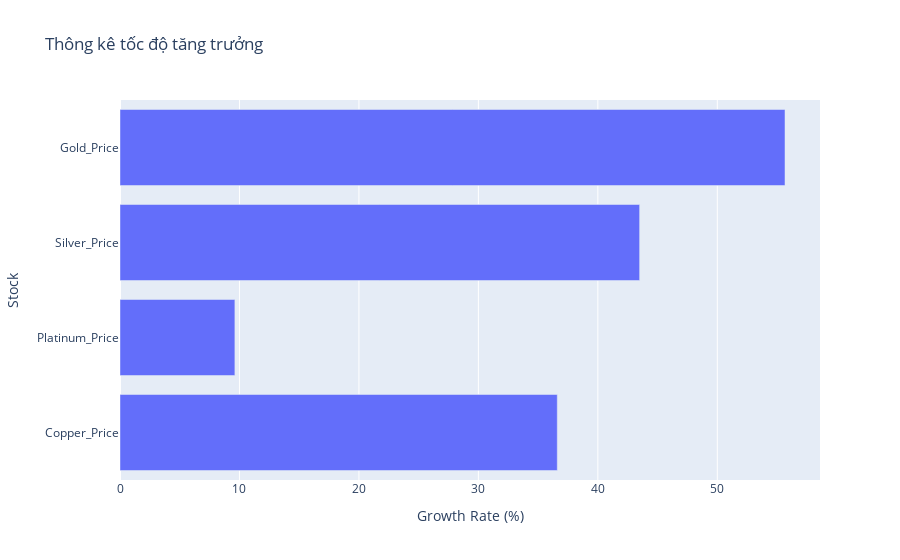

Here is the notebook cell this chart was saved with:
### Code cell
growth_rates = {}

for stock in price:
    start_price = df[stock].iloc[0]
    end_price = df[stock].iloc[-1]
    growth_rate = (end_price - start_price) / start_price * 100
    growth_rates[stock] = growth_rate
df_growth = pd.DataFrame(list(growth_rates.items()), columns=['Stock', 'Growth Rate'])
fig = px.bar(df_growth, x='Growth Rate', y='Stock', orientation='h', labels={'Growth Rate': 'Growth Rate (%)', 'Stock': 'Stock'}, title='Thông kê tốc độ tăng trưởng')
fig.show()

### Figure 1 — Plotly figure (JSON) as saved in the notebook; plotly's stock layout.template omitted (floating-point values rounded to 4 significant figures)
{"data": [{"alignmentgroup": "True", "hovertemplate": "Growth Rate (%)=%{x}<br>Stock=%{y}<extra></extra>", "legendgroup": "", "marker": {"color": "#636efa", "pattern": {"shape": ""}}, "name": "", "offsetgroup": "", "orientation": "h", "showlegend": false, "textposition": "auto", "type": "bar", "x": [36.6, 9.617, 43.5, 55.67], "xaxis": "x", "y": ["Copper_Price", "Platinum_Price", "Silver_Price", "Gold_Price"], "yaxis": "y"}], "layout": {"barmode": "relative", "legend": {"tracegroupgap": 0}, "title": {"text": "Thông kê tốc độ tăng trưởng"}, "xaxis": {"anchor": "y", "domain": [0, 1], "title": {"text": "Growth Rate (%)"}}, "yaxis": {"anchor": "x", "domain": [0, 1], "title": {"text": "Stock"}}}}
